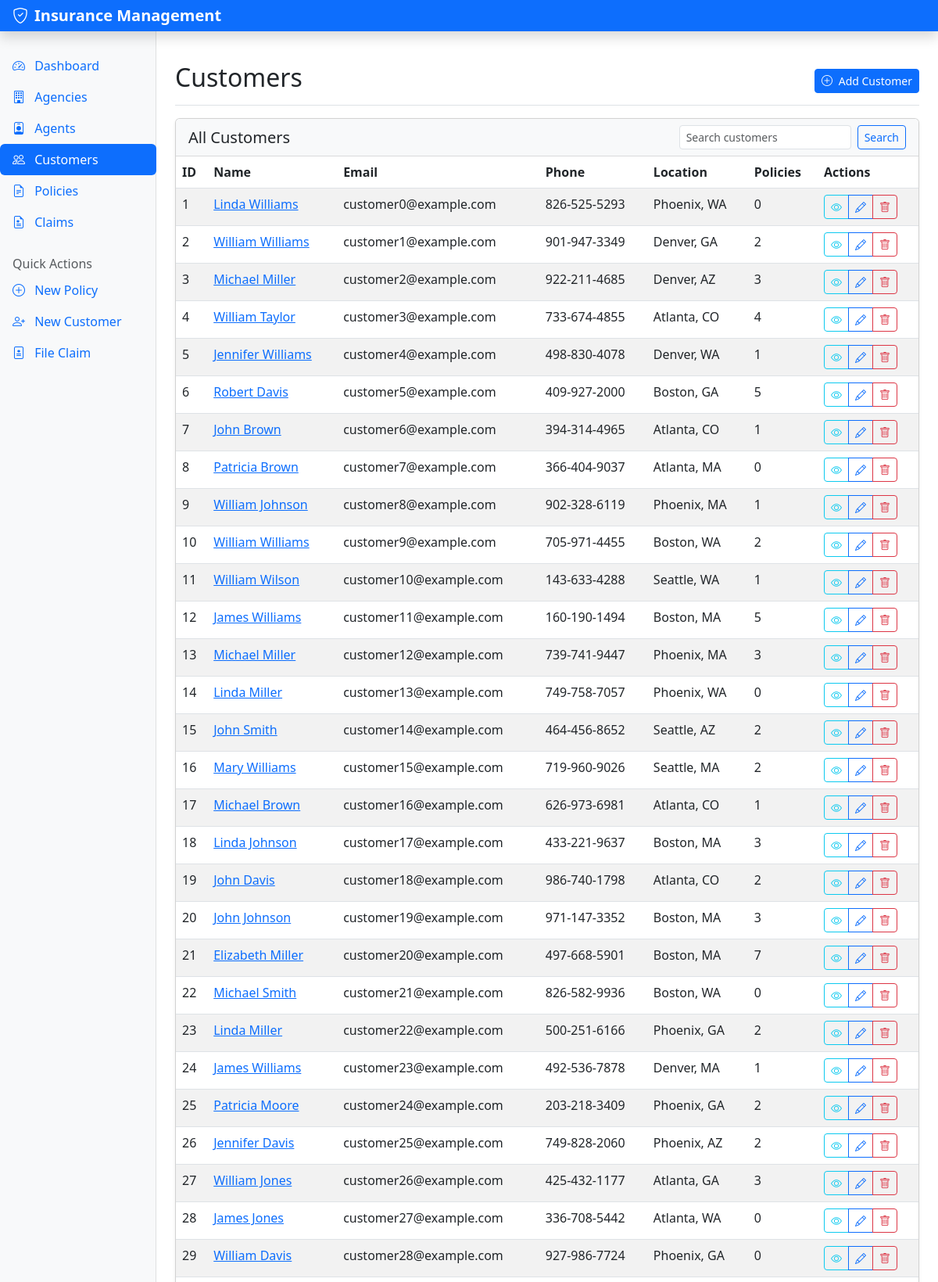
The app's page /customers/ (upper part) with its own data.
### models/customer.py (models this page shows, shortened)
class Customer(db.Model):
    __tablename__ = 'customer'
    customer_id = db.Column(db.Integer, primary_key=True)
    first_name = db.Column(db.String(100), nullable=False)
    last_name = db.Column(db.String(100), nullable=False)
    date_of_birth = db.Column(db.Date)
    email = db.Column(db.String(150))
    phone = db.Column(db.String(20))
    address = db.Column(db.String(200))
    city = db.Column(db.String(100))
    state = db.Column(db.String(100))
    zip_code = db.Column(db.String(20))
    policies = db.relationship('Policy', backref='customer', lazy=True, cascade='all, delete-orphan')
    def full_name(self):
        return f"{self.first_name} {self.last_name}"

### routes/customer_routes.py (the view)
@customer_bp.route('/', methods=['GET'])
def index():
    search_term = request.args.get('search', '')
    if search_term:
        customers = Customer.query.filter(
            or_(
                Customer.first_name.ilike(f'%{search_term}%'),
                Customer.last_name.ilike(f'%{search_term}%'),
                Customer.email.ilike(f'%{search_term}%'),
                Customer.phone.ilike(f'%{search_term}%')
            )
        ).all()
    else:
        customers = Customer.query.all()
    return render_template('customer/index.html', customers=customers, search_term=search_term)

### app.py (called while the page is built)
@app.context_processor
def inject_now():
    return {'now': datetime.utcnow()}

### templates/customer/index.html (shortened to what this page needs)
{% extends 'layout/base.html' %}
{% block content %}
<div class="d-flex justify-content-between flex-wrap flex-md-nowrap align-items-center pt-3 pb-2 mb-3 border-bottom">
    <h1 class="h2">Customers</h1>
    <div>
        <a href="{{ url_for('customer.create_form') }}" class="btn btn-sm btn-primary">
            <i class="bi bi-plus-circle me-1"></i> Add Customer
        </a>
    </div>
</div>
<div class="card">
    <div class="card-header">
        <div class="row align-items-center">
            <div class="col">
                <h5 class="mb-0">All Customers</h5>
            </div>
            <div class="col-auto">
                <form class="d-flex" method="GET" action="{{ url_for('customer.index') }}">
                    <input class="form-control form-control-sm me-2" type="search"
                           placeholder="Search customers" aria-label="Search"
                           name="search" value="{{ search_term }}">
                    <button class="btn btn-sm btn-outline-primary" type="submit">Search</button>
                </form>
            </div>
        </div>
    </div>
    <div class="card-body p-0">
        <div class="table-responsive">
            <table class="table table-hover table-striped mb-0">
                <thead>
                    <tr>
                        <th>ID</th>
                        <th>Name</th>
                        <th>Email</th>
                        <th>Phone</th>
                        <th>Location</th>
                        <th>Policies</th>
                        <th>Actions</th>
                    </tr>
                </thead>
                <tbody>
                    {% if customers %}
                        {% for customer in customers %}
                            <tr>
                                <td>{{ customer.customer_id }}</td>
                                <td>
                                    <a href="{{ url_for('customer.view', customer_id=customer.customer_id) }}">
                                        {{ customer.full_name() }}
                                    </a>
                                </td>
                                <td>{{ customer.email or '-' }}</td>
                                <td>{{ customer.phone or '-' }}</td>
                                <td>{{ customer.city }}, {{ customer.state }}</td>
                                <td>{{ customer.policies|length }}</td>
                                <td>
                                    <div class="btn-group" role="group">
                                        <a href="{{ url_for('customer.view', customer_id=customer.customer_id) }}"
                                           class="btn btn-sm btn-outline-info"
                                           data-bs-toggle="tooltip"
                                           title="View Customer">
                                            <i class="bi bi-eye"></i>
                                        </a>
                                        <a href="{{ url_for('customer.edit_form', customer_id=customer.customer_id) }}"
                                           class="btn btn-sm btn-outline-primary"
                                           data-bs-toggle="tooltip"
                                           title="Edit Customer">
                                            <i class="bi bi-pencil"></i>
                                        </a>
                                        <button type="button"
                                                class="btn btn-sm btn-outline-danger btn-delete"
                                                data-bs-toggle="modal"
                                                data-bs-target="#deleteModal{{ customer.customer_id }}"
                                                data-bs-toggle="tooltip"
                                                title="Delete Customer">
                                            <i class="bi bi-trash"></i>
                                        </button>
                                    </div>
                                </td>
                            </tr>
                        {% endfor %}
                    {% else %}
                        <tr>
                            <td colspan="7" class="text-center py-3">No customers found</td>
                        </tr>
                    {% endif %}
                </tbody>
            </table>
        </div>
    </div>
</div>
{% endblock %}

### static/css/style.css (style rules this page uses)
body { min-height: 100vh; display: flex; flex-direction: column; }
:root { --primary-color: #0d6efd; --secondary-color: #6c757d; --success-color: #198754; --info-color: #0dcaf0; --warning-color: #ffc107; --danger-color: #dc3545; --light-color: #f8f9fa; --dark-color: #212529; }
.card { margin-bottom: 1.5rem; box-shadow: 0 0.125rem 0.25rem rgba(0, 0, 0, 0.075); }
.card-header { background-color: var(--light-color); border-bottom: 1px solid rgba(0, 0, 0, 0.125); }

### records on screen
Customer: customer_id "1", full_name "Linda Williams", email "customer0@example.com", phone "826-525-5293", city "Phoenix", state "WA", policies|length "0"
Customer: customer_id "2", full_name "William Williams", email "customer1@example.com", phone "901-947-3349", city "Denver", state "GA", policies|length "2"
Customer: customer_id "3", full_name "Michael Miller", email "customer2@example.com", phone "922-211-4685", city "Denver", state "AZ", policies|length "3"
Customer: customer_id "4", full_name "William Taylor", email "customer3@example.com", phone "733-674-4855", city "Atlanta", state "CO", policies|length "4"
Customer: customer_id "5", full_name "Jennifer Williams", email "customer4@example.com", phone "498-830-4078", city "Denver", state "WA", policies|length "1"
Customer: customer_id "6", full_name "Robert Davis", email "customer5@example.com", phone "409-927-2000", city "Boston", state "GA", policies|length "5"
Customer: customer_id "7", full_name "John Brown", email "customer6@example.com", phone "394-314-4965", city "Atlanta", state "CO", policies|length "1"
Customer: customer_id "8", full_name "Patricia Brown", email "customer7@example.com", phone "366-404-9037", city "Atlanta", state "MA", policies|length "0"
Customer: customer_id "9", full_name "William Johnson", email "customer8@example.com", phone "902-328-6119", city "Phoenix", state "MA", policies|length "1"
Customer: customer_id "10", full_name "William Williams", email "customer9@example.com", phone "705-971-4455", city "Boston", state "WA", policies|length "2"
Customer: customer_id "11", full_name "William Wilson", email "customer10@example.com", phone "143-633-4288", city "Seattle", state "WA", policies|length "1"
Customer: customer_id "12", full_name "James Williams", email "customer11@example.com", phone "160-190-1494", city "Boston", state "MA", policies|length "5"
Customer: customer_id "13", full_name "Michael Miller", email "customer12@example.com", phone "739-741-9447", city "Phoenix", state "MA", policies|length "3"
Customer: customer_id "14", full_name "Linda Miller", email "customer13@example.com", phone "749-758-7057", city "Phoenix", state "WA", policies|length "0"
Customer: customer_id "15", full_name "John Smith", email "customer14@example.com", phone "464-456-8652", city "Seattle", state "AZ", policies|length "2"
Customer: customer_id "16", full_name "Mary Williams", email "customer15@example.com", phone "719-960-9026", city "Seattle", state "MA", policies|length "2"
Customer: customer_id "17", full_name "Michael Brown", email "customer16@example.com", phone "626-973-6981", city "Atlanta", state "CO", policies|length "1"
Customer: customer_id "18", full_name "Linda Johnson", email "customer17@example.com", phone "433-221-9637", city "Boston", state "MA", policies|length "3"
Customer: customer_id "19", full_name "John Davis", email "customer18@example.com", phone "986-740-1798", city "Atlanta", state "CO", policies|length "2"
Customer: customer_id "20", full_name "John Johnson", email "customer19@example.com", phone "971-147-3352", city "Boston", state "MA", policies|length "3"
Customer: customer_id "21", full_name "Elizabeth Miller", email "customer20@example.com", phone "497-668-5901", city "Boston", state "MA", policies|length "7"
Customer: customer_id "22", full_name "Michael Smith", email "customer21@example.com", phone "826-582-9936", city "Boston", state "WA", policies|length "0"
Customer: customer_id "23", full_name "Linda Miller", email "customer22@example.com", phone "500-251-6166", city "Phoenix", state "GA", policies|length "2"
Customer: customer_id "24", full_name "James Williams", email "customer23@example.com", phone "492-536-7878", city "Denver", state "MA", policies|length "1"
Customer: customer_id "25", full_name "Patricia Moore", email "customer24@example.com", phone "203-218-3409", city "Phoenix", state "GA", policies|length "2"
Customer: customer_id "26", full_name "Jennifer Davis", email "customer25@example.com", phone "749-828-2060", city "Phoenix", state "AZ", policies|length "2"
Customer: customer_id "27", full_name "William Jones", email "customer26@example.com", phone "425-432-1177", city "Atlanta", state "GA", policies|length "3"
Customer: customer_id "28", full_name "James Jones", email "customer27@example.com", phone "336-708-5442", city "Atlanta", state "WA", policies|length "0"
Customer: customer_id "29", full_name "William Davis", email "customer28@example.com", phone "927-986-7724", city "Phoenix", state "GA", policies|length "0"
